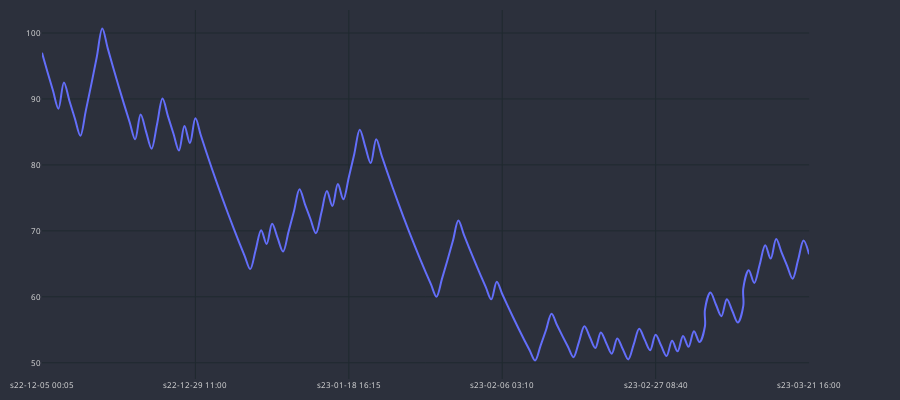

This figure's notebook cell:
### Code cell
df_res_m5['time'] = df_res_m5['end_time']
cp = CandlePlot(df_res_m5, candles=False)
cp.show_plot(line_traces=['balance'])

### Figure 1 — Plotly figure (JSON) as saved in the notebook; plotly's stock layout.template omitted (floating-point values rounded to 4 significant figures; data arrays with more than 128 entries replaced by an {"elided": "..."} marker saying what was removed)
{"data": [{"line": {"shape": "spline", "width": 2}, "name": "balance", "type": "scatter", "x": {"elided": "143 str values"}, "xaxis": "x", "y": {"elided": "143 float values"}, "yaxis": "y"}], "layout": {"font": {"color": "#e1e1e1", "size": 8}, "height": 400, "margin": {"b": 10, "l": 10, "r": 10, "t": 10}, "paper_bgcolor": "#2c303c", "plot_bgcolor": "#2c303c", "width": 900, "xaxis": {"anchor": "y", "domain": [0, 0.94], "gridcolor": "#1f292f", "nticks": 5, "rangeslider": {"visible": false}}, "yaxis": {"anchor": "x", "domain": [0, 1], "gridcolor": "#1f292f"}, "yaxis2": {"anchor": "x", "gridcolor": "#1f292f", "overlaying": "y", "side": "right"}}}
